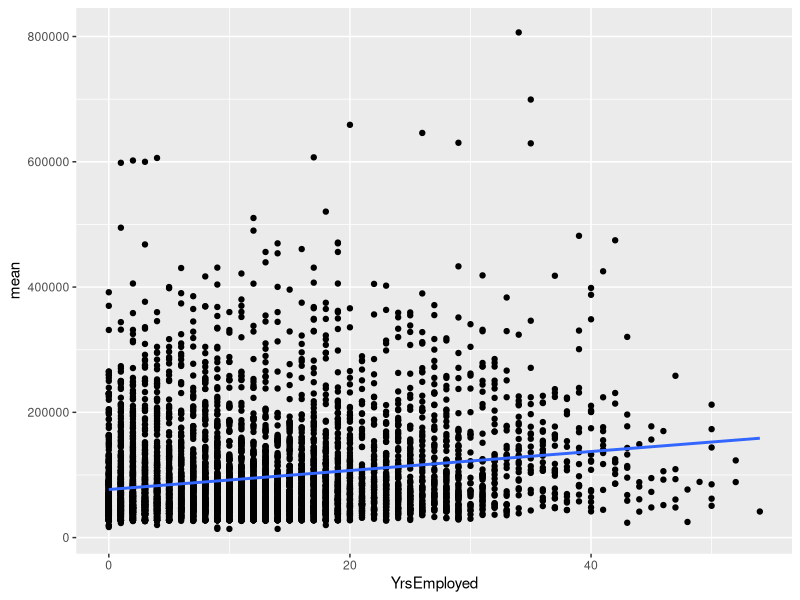
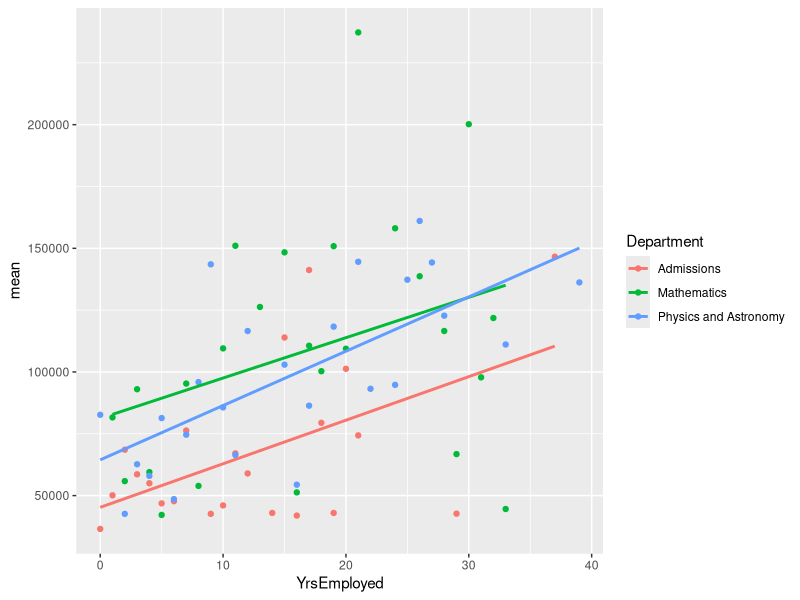

Write the R code that produced these figures, in order.
## ---- chunk 1
options(scipen=999)
knitr::opts_chunk$set(echo = TRUE)
library(tidyverse)
## ---- chunk 2
salary=read_csv("UNC_System_Salaries Search and Report.csv")
## ---- chunk 3
names(salary)
## ---- chunk 4
str(salary,give.attr=F)
## ---- chunk 5
salary$hiredate=as.Date(salary$hiredate, format="%m/%d/%Y")
salary$hiredate=as.numeric(gsub("-","",salary$hiredate))
salary=as.tibble(salary)
## ---- chunk 6
head(salary,5)
## ---- chunk 7
#
salary2 =
  salary%>%
  select(Name, dept, position, hiredate, exempt, totalsal)

names(salary2)
## ---- chunk 8
#
salary3 =
  salary2 %>%
  rename(Department = dept, Job = position, Exempt = exempt, Salary = totalsal)

names(salary3)
## ---- chunk 9
#
salary4 =
  salary3 %>%
  mutate(HireYear = hiredate%/%10000)

str(salary4)
## ---- chunk 10
#
salary5 =
  salary4%>%
  mutate(YrsEmployed = 2017 - HireYear)

str(salary5)
## ---- chunk 11
#
salary.final =
  salary5 %>%
  select(-c(hiredate, HireYear)) %>%
  arrange(YrsEmployed, Department) %>%
  select(YrsEmployed, Salary, everything())

head(salary.final, 10)
## ---- chunk 12
#
salary_law =
  salary.final%>%
  group_by(Department) %>%
  summarize(avg_salary = mean(Salary))

filter(salary_law, Department == 'Law')
## ---- chunk 13
#
Employees_Q7 =
  salary.final %>%
  filter(Department == 'Family Medicine', between(YrsEmployed, 5, 8), Exempt ==	
'Exempt from Personnel Act') %>%
  summarize(n = n())
Employees_Q7
## ---- chunk 14
#
Mean_salary_Q8 =
  salary.final %>%
  filter(Department == 'Linguistics', Job == 'Professor' | Job == 'Associate Professor' | Job == 'Assistant professor') %>%
  summarize(mean(Salary))

Mean_salary_Q8
## ---- chunk 15
#
deptyear_summary =
  salary.final %>%
  group_by(Department, YrsEmployed) %>%
  summarize(
    n = n(),
    mean = mean(Salary),
    sd = sd(Salary),
    min = min(Salary),
    max = max(Salary)) %>%
  ungroup()

head(deptyear_summary, 10)

## ---- chunk 16
#
deptyear_summary2 =
  deptyear_summary %>%
  filter(YrsEmployed == 3) %>%
  mutate(rank=min_rank(mean)) %>%
  filter(min_rank(mean)<=5) %>%
  arrange(rank) %>%
  select(-c(n, rank))

deptyear_summary2
## ---- chunk 17
#
ggplot(data = deptyear_summary) +
  geom_point(aes(x = YrsEmployed, y = mean))+
  geom_smooth(aes(x = YrsEmployed, y = mean), method = lm, se = FALSE)
## ---- chunk 18
#
length(unique(deptyear_summary$Department))
deptyear_summary3 =
  deptyear_summary %>%
  filter(Department == 'Mathematics' | Department == 'Admissions' | Department == 'Physics and Astronomy' )

ggplot(data = deptyear_summary3) +
  geom_point(aes(x = YrsEmployed, y = mean, color = Department))+
  geom_smooth(aes(x = YrsEmployed, y = mean, color = Department), method = lm, se = FALSE)

